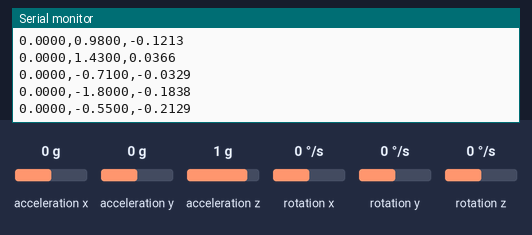
A sketch run on a simulated Arduino Uno, built with avr-gcc and run on an emulated ATmega328P. Shown: the last lines printed to the serial monitor. Inputs (shaded band) come from the test bench; at power-on: rotation x 0 °/s, rotation y 0 °/s, acceleration x 0 g, acceleration y 0 g, acceleration z 1 g, rotation z 0 °/s. Random numbers use the default seed unless the sketch sets one.

Above: at 1.2 s.
1.3 s: rotation x set to -192 °/s
At 1.31 s:
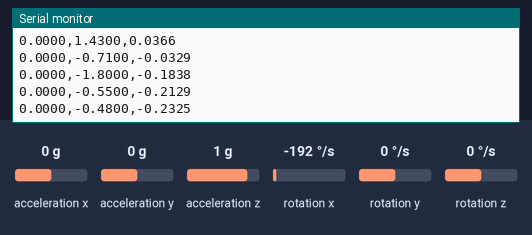
2.8 s: rotation x set to -100 °/s
At 2.82 s:
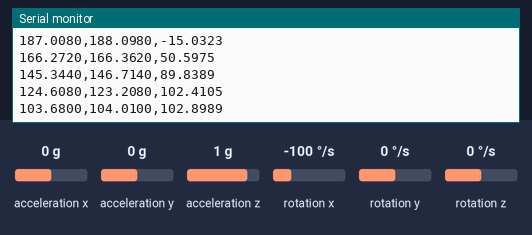
4.3 s: rotation y set to 100 °/s
At 4.34 s:
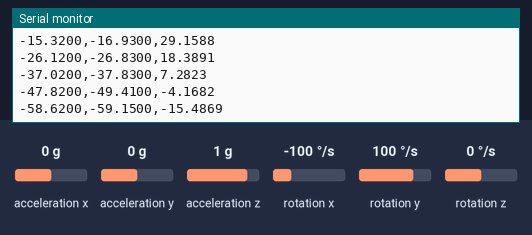
Timing chart, 0 to 7.3 s (numbered marks = the images above; inputs shaded):
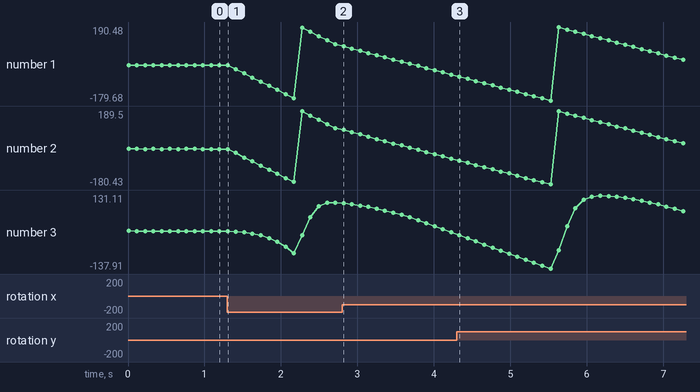

The sketch:

Bolderflight_dev_kalman.ino
```cpp
#include <SimpleKalmanFilter.h>
#include "MPU9250.h"
#include <math.h>

SimpleKalmanFilter kalman(2, 2, 0.01); //measurement uncertainty, estimatino uncertainty, process variance

MPU9250 IMU0(SPI,10);
MPU9250 IMU1(SPI,2);
MPU9250 IMU2(SPI,3);

int status0;
int status1;
int status2;

double omega[][3] = { {0,0,0}, {0,0,0}, {0,0,0} }; // imu, axis
double accel[][3] = { {0,0,0}, {0,0,0}, {0,0,0} };
double theta[][3] = { {0,0,0}, {0,0,0}, {0,0,0} };

long newTime = 0;
long lastTime = 0;

const double rad2deg = 180 / PI;

const long SERIAL_REFRESH_TIME = 100;
long refresh_time;

void setup() {

  Serial.begin(38400);
  while(!Serial) {}

  status0 = IMU0.begin();
  if (status0 < 0) {
    Serial.println("IMU initialization unsuccessful");
    Serial.println("Check IMU1 wiring or try cycling power");
    Serial.print("Status 0: ");
    Serial.println(status0);
    while(1) {}
  }

//  status1 = IMU1.begin();
//  if (status1 < 0) {
//    Serial.println("IMU initialization unsuccessful");
//    Serial.println("Check IMU1 wiring or try cycling power");
//    Serial.print("Status 1: ");
//    Serial.println(status1);
//    while(1) {}
//  }

//  status2 = IMU2.begin();
//  if (status2 < 0) {
//    Serial.println("IMU initialization unsuccessful");
//    Serial.println("Check IMU1 wiring or try cycling power");
//    Serial.print("Status 2: ");
//    Serial.println(status2);
//    while(1) {}
//  }

}

void loop() {

  newTime=millis();

  float delta = (newTime - lastTime) / 1000.0;

  for(int imu = 0; imu < 1; imu++){

    updateIMU(imu);

    for(int axis = 0; axis < 3; axis++){

      theta[imu][axis] = theta[imu][axis] + omega[imu][axis] * delta;
      theta[imu][axis] = imposeRange(theta[imu][axis]);

    }
  }


  float real_value = theta[0][0];

  // add a noise to the reference value and use as the measured value
  float measured_value = real_value + random(-180,180)/100.0;

  // calculate the estimated value with Kalman Filter
  float estimated_value = kalman.updateEstimate(measured_value);

  // send to Serial output every 100ms
  // use the Serial Ploter for a good visualization
  if (millis() > refresh_time) {
    Serial.print(real_value,4);
    Serial.print(",");
    Serial.print(measured_value,4);
    Serial.print(",");
    Serial.print(estimated_value,4);
    Serial.println();

    refresh_time = millis() + SERIAL_REFRESH_TIME;
  }


//  Serial.print(theta[0][0], 6);
//  Serial.print("\t");
//  Serial.print("\n");

  delay(100);

  lastTime = newTime;
}

void updateIMU(int imu){

  if (imu == 0){
    IMU0.readSensor();

    omega[0][0] = IMU0.getGyroX_rads() * rad2deg; //gyro X
    omega[0][1] = IMU0.getGyroY_rads() * rad2deg; //gyro Y
    omega[0][2] = IMU0.getGyroZ_rads() * rad2deg; //gyro Z

    accel[0][0] = IMU0.getAccelX_mss(); //accl X
    accel[0][1] = IMU0.getAccelY_mss(); //accl Y
    accel[0][2] = IMU0.getAccelZ_mss(); //accl Z

  } else if (imu == 1){
    IMU1.readSensor();

    omega[1][0] = IMU1.getGyroX_rads() * rad2deg; //gyro X
    omega[1][1] = IMU1.getGyroY_rads() * rad2deg; //gyro Y
    omega[1][2] = IMU1.getGyroZ_rads() * rad2deg; //gyro Z

    accel[1][0] = IMU1.getAccelX_mss(); //accl X
    accel[1][1] = IMU1.getAccelY_mss(); //accl Y
    accel[1][2] = IMU1.getAccelZ_mss(); //accl Z

  } else if (imu == 2){
    IMU2.readSensor();

    omega[2][0] = IMU2.getGyroX_rads() * rad2deg; //gyro X
    omega[2][1] = IMU2.getGyroY_rads() * rad2deg; //gyro Y
    omega[2][2] = IMU2.getGyroZ_rads() * rad2deg; //gyro Z

    accel[2][0] = IMU2.getAccelX_mss(); //accl X
    accel[2][1] = IMU2.getAccelY_mss(); //accl Y
    accel[2][2] = IMU2.getAccelZ_mss(); //accl Z

  }
}

double imposeRange(double value){ //imposes -180 to 180 range
  if(value > 180 || value < -180){
    value *= -1;
  }
  return value;
}
```

Measured:
- plotted number 1: 0 → 103.68 after the input at 1.3 s, 103.68 → -47.82 after the input at 2.8 s
- plotted number 2: -0.55 → 104.01 after the input at 1.3 s, 104.01 → -49.41 after the input at 2.8 s
- plotted number 3: -0.21 → 102.9 after the input at 1.3 s, 102.9 → -4.17 after the input at 2.8 s
